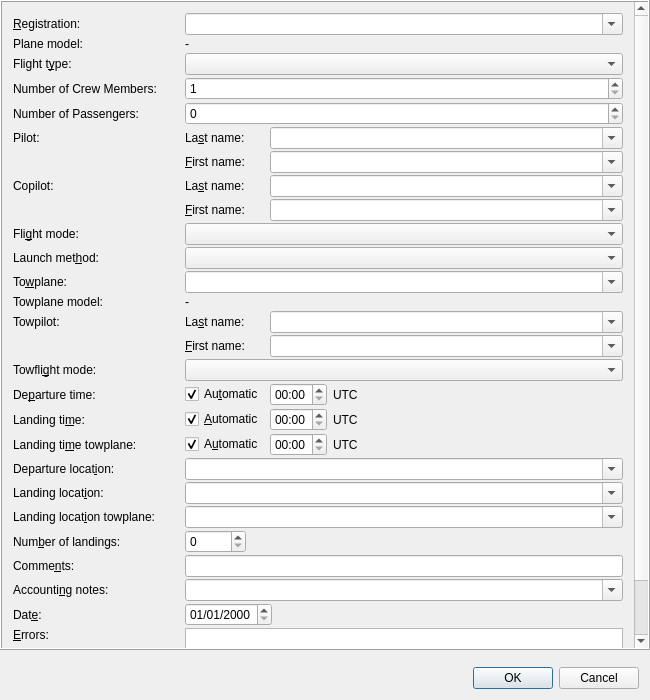
<?xml version="1.0" encoding="UTF-8"?>
<ui version="4.0">
 <class>FlightWindowClass</class>
 <widget class="QDialog" name="FlightWindowClass">
  <property name="geometry">
   <rect>
    <x>0</x>
    <y>0</y>
    <width>650</width>
    <height>700</height>
   </rect>
  </property>
  <property name="windowTitle">
   <string>FlightWindow</string>
  </property>
  <layout class="QVBoxLayout" name="verticalLayout_2">
   <property name="leftMargin">
    <number>0</number>
   </property>
   <property name="topMargin">
    <number>0</number>
   </property>
   <property name="rightMargin">
    <number>0</number>
   </property>
   <property name="bottomMargin">
    <number>0</number>
   </property>
   <item>
    <widget class="QScrollArea" name="scrollArea">
     <property name="frameShape">
      <enum>QFrame::Box</enum>
     </property>
     <property name="frameShadow">
      <enum>QFrame::Raised</enum>
     </property>
     <property name="widgetResizable">
      <bool>true</bool>
     </property>
     <widget class="QWidget" name="scrollAreaWidgetContents">
      <property name="geometry">
       <rect>
        <x>0</x>
        <y>0</y>
        <width>632</width>
        <height>731</height>
       </rect>
      </property>
      <layout class="QVBoxLayout" name="verticalLayout">
       <property name="leftMargin">
        <number>0</number>
       </property>
       <property name="topMargin">
        <number>0</number>
       </property>
       <property name="rightMargin">
        <number>0</number>
       </property>
       <property name="bottomMargin">
        <number>0</number>
       </property>
       <item>
        <widget class="QWidget" name="inputFieldPane" native="true">
         <layout class="QGridLayout" name="inputFieldLayout">
          <property name="verticalSpacing">
           <number>2</number>
          </property>
          <item row="8" column="2">
           <widget class="SkComboBox" name="copilotFirstNameInput">
            <property name="editable">
             <bool>true</bool>
            </property>
            <property name="insertPolicy">
             <enum>QComboBox::NoInsert</enum>
            </property>
           </widget>
          </item>
          <item row="21" column="1" colspan="2">
           <widget class="SkComboBox" name="towflightLandingLocationInput">
            <property name="toolTip">
             <string>&lt;html&gt;The departure location, or the local airfield name for local towflights.&lt;/html&gt;</string>
            </property>
            <property name="editable">
             <bool>true</bool>
            </property>
            <property name="insertPolicy">
             <enum>QComboBox::NoInsert</enum>
            </property>
           </widget>
          </item>
          <item row="0" column="0">
           <widget class="SkLabel" name="registrationLabel">
            <property name="text">
             <string>&amp;Registration:</string>
            </property>
            <property name="buddy">
             <cstring>registrationInput</cstring>
            </property>
           </widget>
          </item>
          <item row="18" column="1">
           <widget class="QCheckBox" name="towflightLandingTimeCheckbox">
            <property name="text">
             <string comment="Landing time towplane">A&amp;utomatic</string>
            </property>
            <property name="checked">
             <bool>true</bool>
            </property>
           </widget>
          </item>
          <item row="27" column="0">
           <spacer name="verticalSpacer">
            <property name="orientation">
             <enum>Qt::Vertical</enum>
            </property>
            <property name="sizeHint" stdset="0">
             <size>
              <width>166</width>
              <height>4</height>
             </size>
            </property>
           </spacer>
          </item>
          <item row="10" column="1" colspan="2">
           <widget class="SkComboBox" name="launchMethodInput"/>
          </item>
          <item row="22" column="0">
           <widget class="SkLabel" name="numLandingsLabel">
            <property name="text">
             <string>Num&amp;ber of landings:</string>
            </property>
            <property name="buddy">
             <cstring>numLandingsInput</cstring>
            </property>
           </widget>
          </item>
          <item row="0" column="1" colspan="2">
           <widget class="SkComboBox" name="registrationInput">
            <property name="toolTip">
             <string>&lt;html&gt;The registration of the plane (of the glider for airtows)&lt;/html&gt;</string>
            </property>
            <property name="editable">
             <bool>true</bool>
            </property>
            <property name="insertPolicy">
             <enum>QComboBox::NoInsert</enum>
            </property>
           </widget>
          </item>
          <item row="12" column="0">
           <widget class="SkLabel" name="towplaneTypeLabel">
            <property name="text">
             <string>Towplane model:</string>
            </property>
           </widget>
          </item>
          <item row="20" column="0">
           <widget class="SkLabel" name="landingLocationLabel">
            <property name="text">
             <string>Landing locat&amp;ion:</string>
            </property>
            <property name="buddy">
             <cstring>landingLocationInput</cstring>
            </property>
           </widget>
          </item>
          <item row="7" column="2">
           <widget class="SkComboBox" name="copilotLastNameInput">
            <property name="editable">
             <bool>true</bool>
            </property>
            <property name="insertPolicy">
             <enum>QComboBox::NoInsert</enum>
            </property>
           </widget>
          </item>
          <item row="3" column="0">
           <widget class="QLabel" name="numCrewLabel">
            <property name="text">
             <string>Number of Crew Members:</string>
            </property>
           </widget>
          </item>
          <item row="19" column="1" colspan="2">
           <widget class="SkComboBox" name="departureLocationInput">
            <property name="toolTip">
             <string>&lt;html&gt;The departure location, or the local airfield name for local and leaving flights.&lt;/html&gt;</string>
            </property>
            <property name="editable">
             <bool>true</bool>
            </property>
            <property name="insertPolicy">
             <enum>QComboBox::NoInsert</enum>
            </property>
           </widget>
          </item>
          <item row="7" column="1">
           <widget class="SkLabel" name="copilotLastNameLabel">
            <property name="text">
             <string comment="Copilot">La&amp;st name:</string>
            </property>
            <property name="buddy">
             <cstring>copilotLastNameInput</cstring>
            </property>
           </widget>
          </item>
          <item row="10" column="0">
           <widget class="SkLabel" name="launchMethodLabel">
            <property name="text">
             <string>Launch met&amp;hod:</string>
            </property>
            <property name="buddy">
             <cstring>launchMethodInput</cstring>
            </property>
           </widget>
          </item>
          <item row="26" column="1" colspan="2">
           <widget class="QListWidget" name="errorList">
            <property name="selectionMode">
             <enum>QAbstractItemView::NoSelection</enum>
            </property>
           </widget>
          </item>
          <item row="23" column="0">
           <widget class="SkLabel" name="commentLabel">
            <property name="text">
             <string>Comme&amp;nts:</string>
            </property>
            <property name="buddy">
             <cstring>commentInput</cstring>
            </property>
           </widget>
          </item>
          <item row="14" column="1">
           <widget class="SkLabel" name="towpilotFirstNameLabel">
            <property name="text">
             <string comment="Towpilot">&amp;First name:</string>
            </property>
            <property name="buddy">
             <cstring>towpilotFirstNameInput</cstring>
            </property>
           </widget>
          </item>
          <item row="12" column="1" colspan="2">
           <widget class="SkLabel" name="towplaneTypeWidget">
            <property name="toolTip">
             <string>&lt;html&gt;The model of the towplane, as stored in the database&lt;/html&gt;</string>
            </property>
            <property name="text">
             <string>-</string>
            </property>
           </widget>
          </item>
          <item row="24" column="1" colspan="2">
           <widget class="SkComboBox" name="accountingNoteInput">
            <property name="editable">
             <bool>true</bool>
            </property>
            <property name="insertPolicy">
             <enum>QComboBox::NoInsert</enum>
            </property>
           </widget>
          </item>
          <item row="20" column="1" colspan="2">
           <widget class="SkComboBox" name="landingLocationInput">
            <property name="toolTip">
             <string>&lt;html&gt;The landing location, or the local airfield name for local and coming flights.&lt;/html&gt;</string>
            </property>
            <property name="editable">
             <bool>true</bool>
            </property>
            <property name="insertPolicy">
             <enum>QComboBox::NoInsert</enum>
            </property>
           </widget>
          </item>
          <item row="25" column="1" colspan="2">
           <widget class="QWidget" name="widget_5" native="true">
            <layout class="QHBoxLayout" name="horizontalLayout_6">
             <property name="spacing">
              <number>0</number>
             </property>
             <property name="leftMargin">
              <number>0</number>
             </property>
             <property name="topMargin">
              <number>0</number>
             </property>
             <property name="rightMargin">
              <number>0</number>
             </property>
             <property name="bottomMargin">
              <number>0</number>
             </property>
             <item>
              <widget class="QDateEdit" name="dateInput">
               <property name="displayFormat">
                <string>MM/dd/yyyy</string>
               </property>
              </widget>
             </item>
             <item>
              <spacer name="horizontalSpacer_6">
               <property name="orientation">
                <enum>Qt::Horizontal</enum>
               </property>
               <property name="sizeHint" stdset="0">
                <size>
                 <width>394</width>
                 <height>20</height>
                </size>
               </property>
              </spacer>
             </item>
            </layout>
           </widget>
          </item>
          <item row="2" column="0">
           <widget class="SkLabel" name="flightTypeLabel">
            <property name="text">
             <string>Flight t&amp;ype:</string>
            </property>
            <property name="buddy">
             <cstring>flightTypeInput</cstring>
            </property>
           </widget>
          </item>
          <item row="17" column="2">
           <widget class="QWidget" name="landingTimeWidgetX" native="true">
            <layout class="QHBoxLayout" name="horizontalLayout_4">
             <property name="spacing">
              <number>0</number>
             </property>
             <property name="leftMargin">
              <number>0</number>
             </property>
             <property name="topMargin">
              <number>0</number>
             </property>
             <property name="rightMargin">
              <number>0</number>
             </property>
             <property name="bottomMargin">
              <number>0</number>
             </property>
             <item>
              <widget class="QWidget" name="landingTimeWidget" native="true">
               <layout class="QHBoxLayout" name="horizontalLayout_8">
                <property name="leftMargin">
                 <number>0</number>
                </property>
                <property name="topMargin">
                 <number>0</number>
                </property>
                <property name="rightMargin">
                 <number>0</number>
                </property>
                <property name="bottomMargin">
                 <number>0</number>
                </property>
                <item>
                 <widget class="QTimeEdit" name="landingTimeInput">
                  <property name="displayFormat">
                   <string>HH:mm</string>
                  </property>
                 </widget>
                </item>
                <item>
                 <widget class="QLabel" name="label_2">
                  <property name="text">
                   <string>UTC</string>
                  </property>
                 </widget>
                </item>
               </layout>
              </widget>
             </item>
             <item>
              <spacer name="horizontalSpacer_3">
               <property name="orientation">
                <enum>Qt::Horizontal</enum>
               </property>
               <property name="sizeHint" stdset="0">
                <size>
                 <width>284</width>
                 <height>20</height>
                </size>
               </property>
              </spacer>
             </item>
            </layout>
           </widget>
          </item>
          <item row="11" column="0">
           <widget class="SkLabel" name="towplaneRegistrationLabel">
            <property name="text">
             <string>To&amp;wplane:</string>
            </property>
            <property name="buddy">
             <cstring>towplaneRegistrationInput</cstring>
            </property>
           </widget>
          </item>
          <item row="13" column="2">
           <widget class="SkComboBox" name="towpilotLastNameInput">
            <property name="editable">
             <bool>true</bool>
            </property>
            <property name="insertPolicy">
             <enum>QComboBox::NoInsert</enum>
            </property>
           </widget>
          </item>
          <item row="17" column="1">
           <widget class="QCheckBox" name="landingTimeCheckbox">
            <property name="text">
             <string comment="Landing time">&amp;Automatic</string>
            </property>
            <property name="checked">
             <bool>true</bool>
            </property>
           </widget>
          </item>
          <item row="1" column="1" colspan="2">
           <widget class="SkLabel" name="planeTypeWidget">
            <property name="toolTip">
             <string>&lt;html&gt;The model of the plane, as stored in the database&lt;/html&gt;</string>
            </property>
            <property name="text">
             <string>-</string>
            </property>
           </widget>
          </item>
          <item row="9" column="0">
           <widget class="SkLabel" name="flightModeLabel">
            <property name="text">
             <string>Fli&amp;ght mode:</string>
            </property>
            <property name="buddy">
             <cstring>flightModeInput</cstring>
            </property>
           </widget>
          </item>
          <item row="16" column="1">
           <widget class="QCheckBox" name="departureTimeCheckbox">
            <property name="text">
             <string comment="Departure time">Au&amp;tomatic</string>
            </property>
            <property name="checked">
             <bool>true</bool>
            </property>
           </widget>
          </item>
          <item row="18" column="2">
           <widget class="QWidget" name="towflightLandingTimeWidgetX" native="true">
            <layout class="QHBoxLayout" name="horizontalLayout_3">
             <property name="spacing">
              <number>0</number>
             </property>
             <property name="leftMargin">
              <number>0</number>
             </property>
             <property name="topMargin">
              <number>0</number>
             </property>
             <property name="rightMargin">
              <number>0</number>
             </property>
             <property name="bottomMargin">
              <number>0</number>
             </property>
             <item>
              <widget class="QWidget" name="towflightLandingTimeWidget" native="true">
               <layout class="QHBoxLayout" name="horizontalLayout_9">
                <property name="leftMargin">
                 <number>0</number>
                </property>
                <property name="topMargin">
                 <number>0</number>
                </property>
                <property name="rightMargin">
                 <number>0</number>
                </property>
                <property name="bottomMargin">
                 <number>0</number>
                </property>
                <item>
                 <widget class="QTimeEdit" name="towflightLandingTimeInput">
                  <property name="displayFormat">
                   <string>HH:mm</string>
                  </property>
                 </widget>
                </item>
                <item>
                 <widget class="QLabel" name="label_3">
                  <property name="text">
                   <string>UTC</string>
                  </property>
                 </widget>
                </item>
               </layout>
              </widget>
             </item>
             <item>
              <spacer name="horizontalSpacer_4">
               <property name="orientation">
                <enum>Qt::Horizontal</enum>
               </property>
               <property name="sizeHint" stdset="0">
                <size>
                 <width>284</width>
                 <height>20</height>
                </size>
               </property>
              </spacer>
             </item>
            </layout>
           </widget>
          </item>
          <item row="13" column="0">
           <widget class="SkLabel" name="towpilotLabel">
            <property name="text">
             <string>Towpilot:</string>
            </property>
           </widget>
          </item>
          <item row="22" column="1" colspan="2">
           <widget class="QWidget" name="widget_4" native="true">
            <layout class="QHBoxLayout" name="horizontalLayout_5">
             <property name="spacing">
              <number>0</number>
             </property>
             <property name="leftMargin">
              <number>0</number>
             </property>
             <property name="topMargin">
              <number>0</number>
             </property>
             <property name="rightMargin">
              <number>0</number>
             </property>
             <property name="bottomMargin">
              <number>0</number>
             </property>
             <item>
              <widget class="QSpinBox" name="numLandingsInput">
               <property name="toolTip">
                <string>&lt;html&gt;The total number of landings, including any touch-and-gos and the final landing&lt;/html&gt;</string>
               </property>
               <property name="minimum">
                <number>0</number>
               </property>
               <property name="maximum">
                <number>65535</number>
               </property>
               <property name="value">
                <number>0</number>
               </property>
              </widget>
             </item>
             <item>
              <spacer name="horizontalSpacer_5">
               <property name="orientation">
                <enum>Qt::Horizontal</enum>
               </property>
               <property name="sizeHint" stdset="0">
                <size>
                 <width>430</width>
                 <height>20</height>
                </size>
               </property>
              </spacer>
             </item>
            </layout>
           </widget>
          </item>
          <item row="19" column="0">
           <widget class="SkLabel" name="departureLocationLabel">
            <property name="text">
             <string>Departure locat&amp;ion:</string>
            </property>
            <property name="buddy">
             <cstring>departureLocationInput</cstring>
            </property>
           </widget>
          </item>
          <item row="15" column="1" colspan="2">
           <widget class="SkComboBox" name="towflightModeInput">
            <property name="toolTip">
             <string>&lt;html&gt;Local towflights depart and land here. Leaving towflights land somewhere else.&lt;/html&gt;</string>
            </property>
           </widget>
          </item>
          <item row="5" column="2">
           <widget class="SkComboBox" name="pilotLastNameInput">
            <property name="editable">
             <bool>true</bool>
            </property>
            <property name="insertPolicy">
             <enum>QComboBox::NoInsert</enum>
            </property>
           </widget>
          </item>
          <item row="16" column="0">
           <widget class="SkLabel" name="departureTimeLabel">
            <property name="text">
             <string>De&amp;parture time:</string>
            </property>
            <property name="buddy">
             <cstring>departureTimeInput</cstring>
            </property>
           </widget>
          </item>
          <item row="6" column="1">
           <widget class="SkLabel" name="pilotFirstNameLabel">
            <property name="text">
             <string comment="Pilot">&amp;First name:</string>
            </property>
            <property name="buddy">
             <cstring>pilotFirstNameInput</cstring>
            </property>
           </widget>
          </item>
          <item row="6" column="2">
           <widget class="SkComboBox" name="pilotFirstNameInput">
            <property name="editable">
             <bool>true</bool>
            </property>
            <property name="insertPolicy">
             <enum>QComboBox::NoInsert</enum>
            </property>
           </widget>
          </item>
          <item row="2" column="1" colspan="2">
           <widget class="SkComboBox" name="flightTypeInput"/>
          </item>
          <item row="14" column="2">
           <widget class="SkComboBox" name="towpilotFirstNameInput">
            <property name="editable">
             <bool>true</bool>
            </property>
            <property name="insertPolicy">
             <enum>QComboBox::NoInsert</enum>
            </property>
           </widget>
          </item>
          <item row="8" column="1">
           <widget class="SkLabel" name="copilotFirstNameLabel">
            <property name="text">
             <string comment="Copilot">&amp;First name:</string>
            </property>
            <property name="buddy">
             <cstring>copilotFirstNameInput</cstring>
            </property>
           </widget>
          </item>
          <item row="15" column="0">
           <widget class="SkLabel" name="towflightModeLabel">
            <property name="text">
             <string>Towfli&amp;ght mode:</string>
            </property>
            <property name="buddy">
             <cstring>towflightModeInput</cstring>
            </property>
           </widget>
          </item>
          <item row="25" column="0">
           <widget class="SkLabel" name="dateLabel">
            <property name="text">
             <string>Dat&amp;e:</string>
            </property>
            <property name="buddy">
             <cstring>dateInput</cstring>
            </property>
           </widget>
          </item>
          <item row="9" column="1" colspan="2">
           <widget class="SkComboBox" name="flightModeInput">
            <property name="toolTip">
             <string>&lt;html&gt;Local flights depart and land here. Coming flights depart somewhere else and land here. Leaving flights depart here and land somewhere else.&lt;/html&gt;</string>
            </property>
           </widget>
          </item>
          <item row="7" column="0">
           <widget class="SkLabel" name="copilotLabel">
            <property name="text">
             <string>Copilot:</string>
            </property>
            <property name="buddy">
             <cstring>copilotLastNameInput</cstring>
            </property>
           </widget>
          </item>
          <item row="1" column="0">
           <widget class="SkLabel" name="planeTypeLabel">
            <property name="text">
             <string>Plane model:</string>
            </property>
           </widget>
          </item>
          <item row="13" column="1">
           <widget class="SkLabel" name="towpilotLastNameLabel">
            <property name="text">
             <string comment="Towpilot">La&amp;st name:</string>
            </property>
            <property name="buddy">
             <cstring>towpilotLastNameInput</cstring>
            </property>
           </widget>
          </item>
          <item row="23" column="1" colspan="2">
           <widget class="QLineEdit" name="commentInput"/>
          </item>
          <item row="5" column="1">
           <widget class="SkLabel" name="pilotLastNameLabel">
            <property name="text">
             <string comment="Pilot">La&amp;st name:</string>
            </property>
            <property name="buddy">
             <cstring>pilotLastNameInput</cstring>
            </property>
           </widget>
          </item>
          <item row="18" column="0">
           <widget class="SkLabel" name="towflightLandingTimeLabel">
            <property name="text">
             <string>Landing ti&amp;me towplane:</string>
            </property>
            <property name="buddy">
             <cstring>towflightLandingTimeInput</cstring>
            </property>
           </widget>
          </item>
          <item row="16" column="2">
           <widget class="QWidget" name="departureTimeWidgetX" native="true">
            <layout class="QHBoxLayout" name="horizontalLayout_2">
             <property name="spacing">
              <number>0</number>
             </property>
             <property name="leftMargin">
              <number>0</number>
             </property>
             <property name="topMargin">
              <number>0</number>
             </property>
             <property name="rightMargin">
              <number>0</number>
             </property>
             <property name="bottomMargin">
              <number>0</number>
             </property>
             <item>
              <widget class="QWidget" name="departureTimeWidget" native="true">
               <layout class="QHBoxLayout" name="horizontalLayout_7">
                <property name="leftMargin">
                 <number>0</number>
                </property>
                <property name="topMargin">
                 <number>0</number>
                </property>
                <property name="rightMargin">
                 <number>0</number>
                </property>
                <property name="bottomMargin">
                 <number>0</number>
                </property>
                <item>
                 <widget class="QTimeEdit" name="departureTimeInput">
                  <property name="displayFormat">
                   <string>HH:mm</string>
                  </property>
                 </widget>
                </item>
                <item>
                 <widget class="QLabel" name="label">
                  <property name="text">
                   <string>UTC</string>
                  </property>
                 </widget>
                </item>
               </layout>
              </widget>
             </item>
             <item>
              <spacer name="horizontalSpacer_2">
               <property name="orientation">
                <enum>Qt::Horizontal</enum>
               </property>
               <property name="sizeHint" stdset="0">
                <size>
                 <width>284</width>
                 <height>20</height>
                </size>
               </property>
              </spacer>
             </item>
            </layout>
           </widget>
          </item>
          <item row="17" column="0">
           <widget class="SkLabel" name="landingTimeLabel">
            <property name="text">
             <string>Landing ti&amp;me:</string>
            </property>
            <property name="buddy">
             <cstring>landingTimeInput</cstring>
            </property>
           </widget>
          </item>
          <item row="5" column="0">
           <widget class="SkLabel" name="pilotLabel">
            <property name="text">
             <string>Pilot:</string>
            </property>
            <property name="buddy">
             <cstring>pilotLastNameInput</cstring>
            </property>
           </widget>
          </item>
          <item row="26" column="0">
           <widget class="SkLabel" name="errorLabel">
            <property name="text">
             <string>&amp;Errors:</string>
            </property>
            <property name="alignment">
             <set>Qt::AlignLeading|Qt::AlignLeft|Qt::AlignTop</set>
            </property>
            <property name="buddy">
             <cstring>errorList</cstring>
            </property>
           </widget>
          </item>
          <item row="24" column="0">
           <widget class="SkLabel" name="accountingNoteLabel">
            <property name="text">
             <string>Accounti&amp;ng notes:</string>
            </property>
            <property name="buddy">
             <cstring>accountingNoteInput</cstring>
            </property>
           </widget>
          </item>
          <item row="11" column="1" colspan="2">
           <widget class="SkComboBox" name="towplaneRegistrationInput">
            <property name="toolTip">
             <string>&lt;html&gt;The registration of the towplane (only if the launch method is an airtow that does not specify a towplane)&lt;/html&gt;</string>
            </property>
            <property name="editable">
             <bool>true</bool>
            </property>
            <property name="insertPolicy">
             <enum>QComboBox::NoInsert</enum>
            </property>
           </widget>
          </item>
          <item row="21" column="0">
           <widget class="SkLabel" name="towflightLandingLocationLabel">
            <property name="text">
             <string>Landing locat&amp;ion towplane:</string>
            </property>
            <property name="buddy">
             <cstring>towflightLandingLocationInput</cstring>
            </property>
           </widget>
          </item>
          <item row="4" column="0">
           <widget class="QLabel" name="numPaxLabel">
            <property name="text">
             <string>Number of Passengers:</string>
            </property>
           </widget>
          </item>
          <item row="3" column="1" colspan="2">
           <widget class="QSpinBox" name="numCrewInput">
            <property name="minimum">
             <number>1</number>
            </property>
           </widget>
          </item>
          <item row="4" column="1" colspan="2">
           <widget class="QSpinBox" name="numPaxInput"/>
          </item>
         </layout>
        </widget>
       </item>
      </layout>
     </widget>
    </widget>
   </item>
   <item>
    <widget class="QFrame" name="frame">
     <layout class="QHBoxLayout" name="horizontalLayout">
      <item>
       <widget class="QDialogButtonBox" name="buttonBox">
        <property name="standardButtons">
         <set>QDialogButtonBox::Cancel|QDialogButtonBox::Ok</set>
        </property>
       </widget>
      </item>
     </layout>
    </widget>
   </item>
  </layout>
  <action name="lookupPlaneAction">
   <property name="text">
    <string>Look up</string>
   </property>
   <property name="toolTip">
    <string>Try to find a plane matching this flight's Flarm ID</string>
   </property>
  </action>
  <action name="updateFlarmIdAction">
   <property name="text">
    <string>Update Flarm ID</string>
   </property>
   <property name="toolTip">
    <string>Update the Flarm ID of the plane</string>
   </property>
  </action>
 </widget>
 <layoutdefault spacing="6" margin="11"/>
 <customwidgets>
  <customwidget>
   <class>SkLabel</class>
   <extends>QLabel</extends>
   <header>src/gui/widgets/SkLabel.h</header>
  </customwidget>
  <customwidget>
   <class>SkComboBox</class>
   <extends>QComboBox</extends>
   <header>src/gui/widgets/SkComboBox.h</header>
  </customwidget>
 </customwidgets>
 <tabstops>
  <tabstop>scrollArea</tabstop>
  <tabstop>flightTypeInput</tabstop>
  <tabstop>pilotLastNameInput</tabstop>
  <tabstop>pilotFirstNameInput</tabstop>
  <tabstop>copilotLastNameInput</tabstop>
  <tabstop>copilotFirstNameInput</tabstop>
  <tabstop>flightModeInput</tabstop>
  <tabstop>launchMethodInput</tabstop>
  <tabstop>towplaneRegistrationInput</tabstop>
  <tabstop>towpilotLastNameInput</tabstop>
  <tabstop>towpilotFirstNameInput</tabstop>
  <tabstop>towflightModeInput</tabstop>
  <tabstop>departureTimeCheckbox</tabstop>
  <tabstop>departureTimeInput</tabstop>
  <tabstop>landingTimeCheckbox</tabstop>
  <tabstop>landingTimeInput</tabstop>
  <tabstop>towflightLandingTimeCheckbox</tabstop>
  <tabstop>towflightLandingTimeInput</tabstop>
  <tabstop>departureLocationInput</tabstop>
  <tabstop>landingLocationInput</tabstop>
  <tabstop>towflightLandingLocationInput</tabstop>
  <tabstop>numLandingsInput</tabstop>
  <tabstop>commentInput</tabstop>
  <tabstop>accountingNoteInput</tabstop>
  <tabstop>dateInput</tabstop>
  <tabstop>errorList</tabstop>
  <tabstop>buttonBox</tabstop>
 </tabstops>
 <resources/>
 <connections>
  <connection>
   <sender>buttonBox</sender>
   <signal>rejected()</signal>
   <receiver>FlightWindowClass</receiver>
   <slot>reject()</slot>
   <hints>
    <hint type="sourcelabel">
     <x>364</x>
     <y>807</y>
    </hint>
    <hint type="destinationlabel">
     <x>307</x>
     <y>780</y>
    </hint>
   </hints>
  </connection>
 </connections>
 <slots>
  <slot>on_okButton_clicked()</slot>
 </slots>
</ui>
